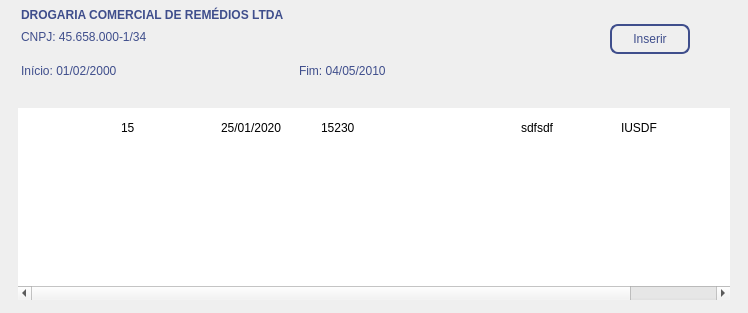
           <widget class="QWidget" name="pgContribuicoes">
            <property name="sizePolicy">
             <sizepolicy hsizetype="Preferred" vsizetype="Preferred">
              <horstretch>0</horstretch>
              <verstretch>0</verstretch>
             </sizepolicy>
            </property>
            <property name="styleSheet">
             <string notr="true">/*-------------------------------- Push Button -----------------------------------------*/
#pbInserirContrib {
	font: 12pt &quot;Avenir LT Std&quot;;
	color: #3F4E8C;
	
	border: 2px solid #3F4E8C;
	border-radius: 8px;
	padding: 6px;
}

/*-------------------------------- Labels -----------------------------------------*/
#lbNomeEmp {
	font: 15pt &quot;Avenir LT Std&quot;;
	color: #3F4E8C;
	
	font-weight: 750;
	line-height: 24px;

	margin: 8px 0px 0px 0px;
}

#lbCNPJouNB, #lbDataInicio, 
#lbDataFim {
	font: 11pt &quot;Avenir LT Std&quot;;
	color: #3F4E8C;
	
	font-weight: 120;
	line-height: 24px;

	margin: 2px 0px 0px 0px;
}</string>
            </property>
            <layout class="QGridLayout" name="gridLayout_6">
             <property name="leftMargin">
              <number>0</number>
             </property>
             <property name="topMargin">
              <number>0</number>
             </property>
             <property name="rightMargin">
              <number>0</number>
             </property>
             <property name="bottomMargin">
              <number>0</number>
             </property>
             <property name="horizontalSpacing">
              <number>0</number>
             </property>
             <item row="0" column="0">
              <widget class="QFrame" name="frInfoPrincipal">
               <property name="frameShape">
                <enum>QFrame::NoFrame</enum>
               </property>
               <property name="frameShadow">
                <enum>QFrame::Raised</enum>
               </property>
               <layout class="QGridLayout" name="gridLayout_5">
                <property name="topMargin">
                 <number>0</number>
                </property>
                <item row="1" column="0">
                 <widget class="QFrame" name="frTblContribuicoes">
                  <property name="frameShape">
                   <enum>QFrame::NoFrame</enum>
                  </property>
                  <property name="frameShadow">
                   <enum>QFrame::Raised</enum>
                  </property>
                  <layout class="QHBoxLayout" name="horizontalLayout_6">
                   <property name="spacing">
                    <number>0</number>
                   </property>
                   <property name="topMargin">
                    <number>24</number>
                   </property>
                   <property name="bottomMargin">
                    <number>4</number>
                   </property>
                   <item>
                    <widget class="QTableWidget" name="tblContribuicoes">
                     <property name="sizePolicy">
                      <sizepolicy hsizetype="Expanding" vsizetype="MinimumExpanding">
                       <horstretch>0</horstretch>
                       <verstretch>0</verstretch>
                      </sizepolicy>
                     </property>
                     <property name="frameShape">
                      <enum>QFrame::NoFrame</enum>
                     </property>
                     <property name="sizeAdjustPolicy">
                      <enum>QAbstractScrollArea::AdjustIgnored</enum>
                     </property>
                     <property name="editTriggers">
                      <set>QAbstractItemView::NoEditTriggers</set>
                     </property>
                     <property name="showDropIndicator" stdset="0">
                      <bool>false</bool>
                     </property>
                     <property name="dragDropOverwriteMode">
                      <bool>false</bool>
                     </property>
                     <property name="alternatingRowColors">
                      <bool>true</bool>
                     </property>
                     <property name="selectionMode">
                      <enum>QAbstractItemView::NoSelection</enum>
                     </property>
                     <property name="selectionBehavior">
                      <enum>QAbstractItemView::SelectRows</enum>
                     </property>
                     <property name="showGrid">
                      <bool>false</bool>
                     </property>
                     <property name="gridStyle">
                      <enum>Qt::NoPen</enum>
                     </property>
                     <property name="sortingEnabled">
                      <bool>true</bool>
                     </property>
                     <attribute name="horizontalHeaderVisible">
                      <bool>false</bool>
                     </attribute>
                     <attribute name="horizontalHeaderCascadingSectionResizes">
                      <bool>true</bool>
                     </attribute>
                     <attribute name="horizontalHeaderMinimumSectionSize">
                      <number>70</number>
                     </attribute>
                     <attribute name="horizontalHeaderShowSortIndicator" stdset="0">
                      <bool>false</bool>
                     </attribute>
                     <attribute name="horizontalHeaderStretchLastSection">
                      <bool>false</bool>
                     </attribute>
                     <attribute name="verticalHeaderVisible">
                      <bool>false</bool>
                     </attribute>
                     <attribute name="verticalHeaderCascadingSectionResizes">
                      <bool>true</bool>
                     </attribute>
                     <attribute name="verticalHeaderMinimumSectionSize">
                      <number>25</number>
                     </attribute>
                     <attribute name="verticalHeaderDefaultSectionSize">
                      <number>40</number>
                     </attribute>
                     <attribute name="verticalHeaderHighlightSections">
                      <bool>false</bool>
                     </attribute>
                     <attribute name="verticalHeaderShowSortIndicator" stdset="0">
                      <bool>true</bool>
                     </attribute>
                     <attribute name="verticalHeaderStretchLastSection">
                      <bool>false</bool>
                     </attribute>
                     <row>
                      <property name="text">
                       <string>Teste</string>
                      </property>
                     </row>
                     <column>
                      <property name="text">
                       <string>id</string>
                      </property>
                      <property name="background">
                       <color>
                        <red>255</red>
                        <green>255</green>
                        <blue>255</blue>
                       </color>
                      </property>
                     </column>
                     <column>
                      <property name="text">
                       <string>Vínculo</string>
                      </property>
                      <property name="font">
                       <font>
                        <family>Avenir LT Std</family>
                        <pointsize>12</pointsize>
                        <weight>75</weight>
                        <bold>true</bold>
                       </font>
                      </property>
                      <property name="textAlignment">
                       <set>AlignCenter</set>
                      </property>
                      <property name="background">
                       <color>
                        <red>255</red>
                        <green>255</green>
                        <blue>255</blue>
                       </color>
                      </property>
                      <property name="foreground">
                       <brush brushstyle="SolidPattern">
                        <color alpha="255">
                         <red>63</red>
                         <green>78</green>
                         <blue>140</blue>
                        </color>
                       </brush>
                      </property>
                     </column>
                     <column>
                      <property name="text">
                       <string>Competência</string>
                      </property>
                      <property name="font">
                       <font>
                        <family>Avenir LT Std</family>
                        <pointsize>12</pointsize>
                        <weight>75</weight>
                        <bold>true</bold>
                       </font>
                      </property>
                      <property name="textAlignment">
                       <set>AlignCenter</set>
                      </property>
                      <property name="background">
                       <color>
                        <red>255</red>
                        <green>255</green>
                        <blue>255</blue>
                       </color>
                      </property>
                      <property name="foreground">
                       <brush brushstyle="SolidPattern">
                        <color alpha="255">
                         <red>63</red>
                         <green>78</green>
                         <blue>140</blue>
                        </color>
                       </brush>
                      </property>
                     </column>
                     <column>
                      <property name="text">
                       <string>Salário de
contribuição</string>
                      </property>
                      <property name="font">
                       <font>
                        <family>Avenir LT Std</family>
                        <pointsize>12</pointsize>
                        <weight>75</weight>
                        <bold>true</bold>
                       </font>
                      </property>
                      <property name="textAlignment">
                       <set>AlignCenter</set>
                      </property>
                      <property name="background">
                       <color>
                        <red>255</red>
                        <green>255</green>
                        <blue>255</blue>
                       </color>
                      </property>
                      <property name="foreground">
                       <brush brushstyle="SolidPattern">
                        <color alpha="255">
                         <red>63</red>
                         <green>78</green>
                         <blue>140</blue>
                        </color>
                       </brush>
                      </property>
                     </column>
                     <column>
                      <property name="text">
                       <string>Tetos
previdenciários</string>
                      </property>
                      <property name="font">
                       <font>
                        <family>Avenir LT Std</family>
                        <pointsize>12</pointsize>
                        <weight>75</weight>
                        <bold>true</bold>
                       </font>
                      </property>
                      <property name="textAlignment">
                       <set>AlignCenter</set>
                      </property>
                      <property name="background">
                       <color>
                        <red>255</red>
                        <green>255</green>
                        <blue>255</blue>
                       </color>
                      </property>
                      <property name="foreground">
                       <brush brushstyle="SolidPattern">
                        <color alpha="255">
                         <red>63</red>
                         <green>78</green>
                         <blue>140</blue>
                        </color>
                       </brush>
                      </property>
                     </column>
                     <column>
                      <property name="text">
                       <string>Natureza</string>
                      </property>
                      <property name="font">
                       <font>
                        <family>Avenir LT Std</family>
                        <pointsize>12</pointsize>
                        <weight>75</weight>
                        <bold>true</bold>
                       </font>
                      </property>
                      <property name="textAlignment">
                       <set>AlignCenter</set>
                      </property>
                      <property name="background">
                       <color>
                        <red>255</red>
                        <green>255</green>
                        <blue>255</blue>
                       </color>
                      </property>
                      <property name="foreground">
                       <brush brushstyle="SolidPattern">
                        <color alpha="255">
                         <red>63</red>
                         <green>78</green>
                         <blue>140</blue>
                        </color>
                       </brush>
                      </property>
                     </column>
                     <column>
                      <property name="text">
                       <string>Indicadores</string>
                      </property>
                      <property name="font">
                       <font>
                        <family>Avenir LT Std</family>
                        <pointsize>12</pointsize>
                        <weight>75</weight>
                        <bold>true</bold>
                       </font>
                      </property>
                      <property name="textAlignment">
                       <set>AlignCenter</set>
                      </property>
                      <property name="background">
                       <color>
                        <red>255</red>
                        <green>255</green>
                        <blue>255</blue>
                       </color>
                      </property>
                      <property name="foreground">
                       <brush brushstyle="SolidPattern">
                        <color alpha="255">
                         <red>63</red>
                         <green>78</green>
                         <blue>140</blue>
                        </color>
                       </brush>
                      </property>
                     </column>
                     <column>
                      <property name="text">
                       <string>Ações</string>
                      </property>
                      <property name="font">
                       <font>
                        <family>Avenir LT Std</family>
                        <pointsize>12</pointsize>
                        <weight>75</weight>
                        <bold>true</bold>
                       </font>
                      </property>
                      <property name="textAlignment">
                       <set>AlignCenter</set>
                      </property>
                      <property name="background">
                       <color>
                        <red>255</red>
                        <green>255</green>
                        <blue>255</blue>
                       </color>
                      </property>
                      <property name="foreground">
                       <brush brushstyle="SolidPattern">
                        <color alpha="255">
                         <red>63</red>
                         <green>78</green>
                         <blue>140</blue>
                        </color>
                       </brush>
                      </property>
                     </column>
                     <item row="0" column="1">
                      <property name="text">
                       <string>15</string>
                      </property>
                     </item>
                     <item row="0" column="2">
                      <property name="text">
                       <string>25/01/2020</string>
                      </property>
                     </item>
                     <item row="0" column="3">
                      <property name="text">
                       <string>15230</string>
                      </property>
                     </item>
                     <item row="0" column="5">
                      <property name="text">
                       <string>sdfsdf</string>
                      </property>
                     </item>
                     <item row="0" column="6">
                      <property name="text">
                       <string>IUSDF</string>
                      </property>
                     </item>
                    </widget>
                   </item>
                  </layout>
                 </widget>
                </item>
                <item row="0" column="0">
                 <widget class="QFrame" name="frInfoResumo">
                  <property name="frameShape">
                   <enum>QFrame::NoFrame</enum>
                  </property>
                  <property name="frameShadow">
                   <enum>QFrame::Raised</enum>
                  </property>
                  <layout class="QHBoxLayout" name="horizontalLayout_4">
                   <property name="spacing">
                    <number>42</number>
                   </property>
                   <property name="topMargin">
                    <number>0</number>
                   </property>
                   <property name="bottomMargin">
                    <number>0</number>
                   </property>
                   <item>
                    <widget class="QFrame" name="frInfoEmp">
                     <property name="minimumSize">
                      <size>
                       <width>550</width>
                       <height>0</height>
                      </size>
                     </property>
                     <property name="frameShape">
                      <enum>QFrame::NoFrame</enum>
                     </property>
                     <property name="frameShadow">
                      <enum>QFrame::Raised</enum>
                     </property>
                     <layout class="QGridLayout" name="gridLayout_7">
                      <property name="leftMargin">
                       <number>0</number>
                      </property>
                      <property name="topMargin">
                       <number>0</number>
                      </property>
                      <property name="rightMargin">
                       <number>0</number>
                      </property>
                      <property name="bottomMargin">
                       <number>0</number>
                      </property>
                      <item row="0" column="0" colspan="2">
                       <widget class="QLabel" name="lbNomeEmp">
                        <property name="minimumSize">
                         <size>
                          <width>400</width>
                          <height>0</height>
                         </size>
                        </property>
                        <property name="text">
                         <string>DROGARIA COMERCIAL DE REMÉDIOS LTDA</string>
                        </property>
                        <property name="wordWrap">
                         <bool>true</bool>
                        </property>
                       </widget>
                      </item>
                      <item row="3" column="0" alignment="Qt::AlignBottom">
                       <widget class="QLabel" name="lbDataInicio">
                        <property name="text">
                         <string>Início: 01/02/2000</string>
                        </property>
                       </widget>
                      </item>
                      <item row="1" column="0" alignment="Qt::AlignTop">
                       <widget class="QLabel" name="lbCNPJouNB">
                        <property name="text">
                         <string>CNPJ: 45.658.000-1/34</string>
                        </property>
                       </widget>
                      </item>
                      <item row="3" column="1" alignment="Qt::AlignLeft|Qt::AlignBottom">
                       <widget class="QLabel" name="lbDataFim">
                        <property name="text">
                         <string>Fim: 04/05/2010</string>
                        </property>
                       </widget>
                      </item>
                      <item row="2" column="0">
                       <spacer name="verticalSpacer">
                        <property name="orientation">
                         <enum>Qt::Vertical</enum>
                        </property>
                        <property name="sizeType">
                         <enum>QSizePolicy::Fixed</enum>
                        </property>
                        <property name="sizeHint" stdset="0">
                         <size>
                          <width>20</width>
                          <height>12</height>
                         </size>
                        </property>
                       </spacer>
                      </item>
                     </layout>
                    </widget>
                   </item>
                   <item>
                    <widget class="QPushButton" name="pbInserirContrib">
                     <property name="minimumSize">
                      <size>
                       <width>80</width>
                       <height>0</height>
                      </size>
                     </property>
                     <property name="text">
                      <string>Inserir</string>
                     </property>
                    </widget>
                   </item>
                   <item>
                    <spacer name="horizontalSpacer_4">
                     <property name="orientation">
                      <enum>Qt::Horizontal</enum>
                     </property>
                     <property name="sizeHint" stdset="0">
                      <size>
                       <width>40</width>
                       <height>20</height>
                      </size>
                     </property>
                    </spacer>
                   </item>
                  </layout>
                 </widget>
                </item>
               </layout>
              </widget>
             </item>
            </layout>
           </widget>
